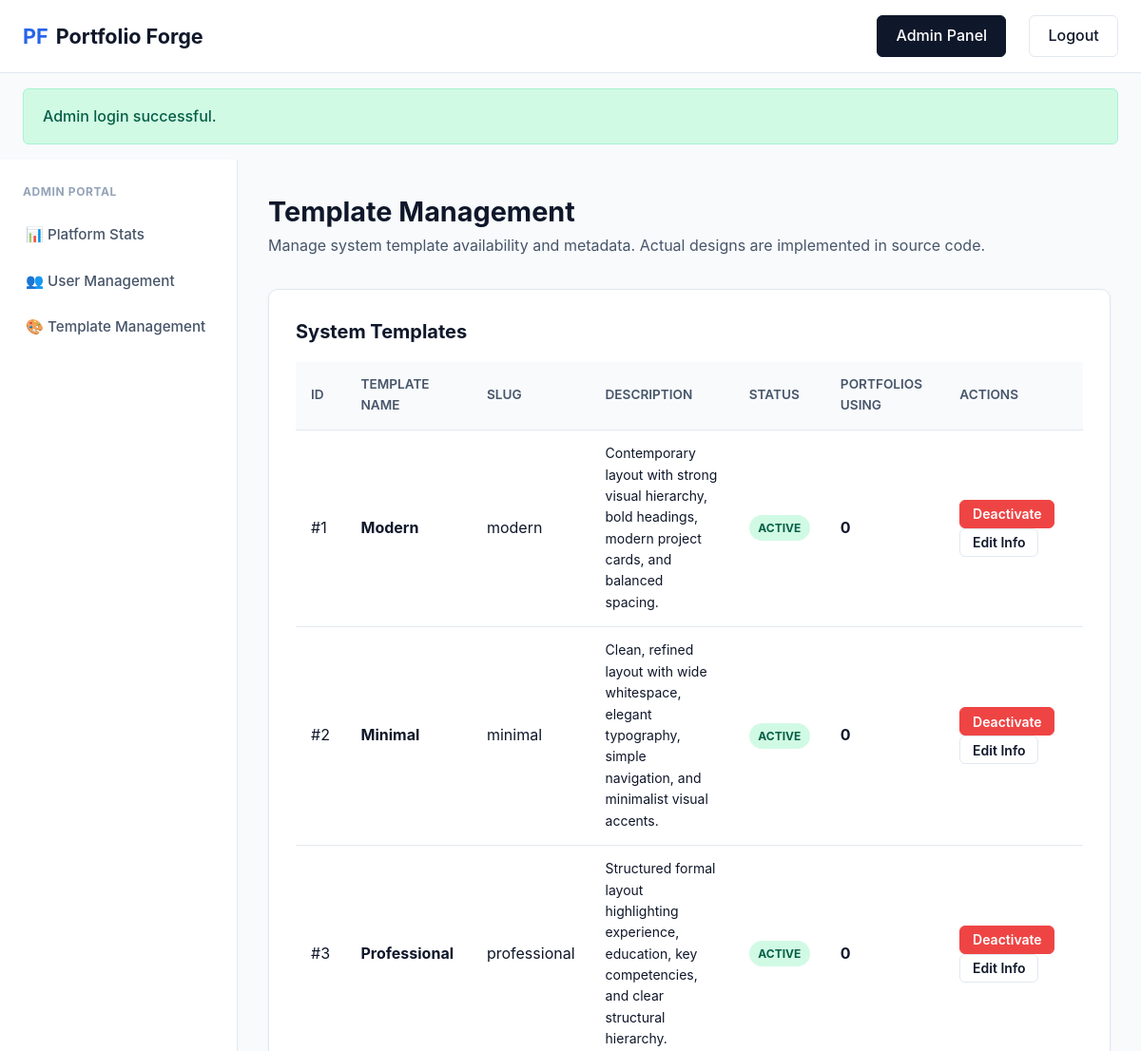
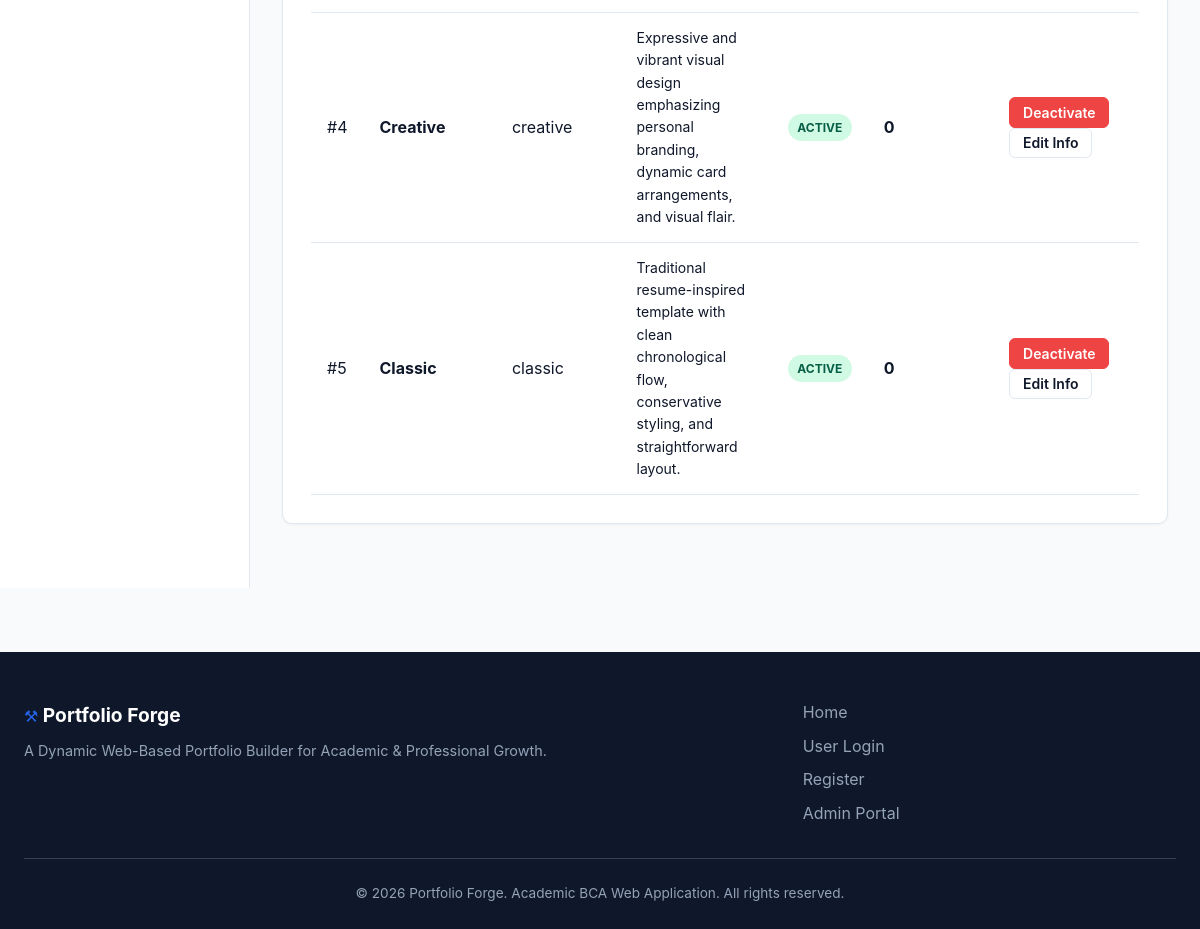
Screenshot of /admin/templates.php (signed in) with the database file from the repository (2 pictures, top to bottom).
### tables this page shows
CREATE TABLE IF NOT EXISTS `templates` (
    `template_id` INT AUTO_INCREMENT PRIMARY KEY,
    `template_name` VARCHAR(50) NOT NULL,
    `slug` VARCHAR(50) NOT NULL UNIQUE,
    `description` TEXT,
    `preview_image` VARCHAR(255) DEFAULT NULL,
    `is_active` TINYINT(1) NOT NULL DEFAULT 1
);

### admin/templates.php (the view, shortened to what this page needs)
<?php
$pdo = getDBConnection();
$stmt = $pdo->query("
    SELECT
        t.*,
        COUNT(p.portfolio_id) AS usage_count
    FROM templates t
    LEFT JOIN portfolios p
        ON t.template_id = p.template_id
    GROUP BY t.template_id
    ORDER BY t.template_id ASC
");
$templatesList = $stmt->fetchAll();
$extraCss = 'dashboard.css';
require_once __DIR__ . '/../includes/header.php';
?>
<div class="dashboard-layout">
    <?php require_once __DIR__ . '/../includes/admin-sidebar.php'; ?>
    <main class="dashboard-content">
        <div class="content-header">
            <div>
                <h1>
                    Template Management
                </h1>
                <p style="color: var(--text-secondary);">
                    Manage system template availability and metadata.
                    Actual designs are implemented in source code.
                </p>
            </div>
        </div>
        <div class="panel-card">
            <h2
                class="panel-title"
                style="margin-bottom: 1rem;"
            >
                System Templates
            </h2>
            <table class="data-table">
                <thead>
                    <tr>
                        <th>ID</th>
                        <th>Template Name</th>
                        <th>Slug</th>
                        <th>Description</th>
                        <th>Status</th>
                        <th>Portfolios Using</th>
                        <th>Actions</th>
                    </tr>
                </thead>
                <tbody>
                <?php foreach ($templatesList as $tpl): ?>
                    <tr>
                        <td>
                            #<?= (int)$tpl['template_id'] ?>
                        </td>
                        <td>
                            <strong>
                                <?= sanitize($tpl['template_name']) ?>
                            </strong>
                        </td>
                        <td>
                            <code>
                                <?= sanitize($tpl['slug']) ?>
                            </code>
                        </td>
                        <td
                            style="
                                max-width: 250px;
                                font-size: 0.875rem;
                            "
                        >
                            <?= sanitize($tpl['description']) ?>
                        </td>
                        <td>
                            <?php if ($tpl['is_active']): ?>
                                <span class="badge badge-success">
                                    Active
                                </span>
                            <?php else: ?>
                                <span class="badge badge-danger">
                                    Inactive
                                </span>
                            <?php endif; ?>
                        </td>
                        <td>
                            <strong>
                                <?= (int)$tpl['usage_count'] ?>
                            </strong>
                        </td>
                        <td>
                            <form
                                action="/PortfolioForge-Clean/admin/templates.php"
                                method="POST"
                                style="display: inline;"
                            >
                                <button
                                    type="submit"
                                    class="nav-btn <?= $tpl['is_active'] ? 'btn-danger' : 'btn-primary' ?> btn-sm"
                                >
                                    <?= $tpl['is_active']
                                        ? 'Deactivate'
                                        : 'Activate'
                                    ?>
                                </button>
                            </form>
                            <button
                                type="button"
                                class="nav-btn btn-outline btn-sm"
                                onclick='openMetaModal(
                                    <?= (int)$tpl["template_id"] ?>,
                                    <?= json_encode($tpl["template_name"]) ?>,
                                    <?= json_encode($tpl["description"]) ?>
                                )'
                            >
                                Edit Info
                            </button>
                        </td>
                    </tr>
                <?php endforeach; ?>
                </tbody>
            </table>
        </div>
    </main>
</div>
<?php require_once __DIR__ . '/../includes/footer.php'; ?>

### includes/header.php (shortened to what this page needs)
<?php
require_once __DIR__ . '/functions.php';
$isAdmin = isset($_SESSION['admin_id']);
$baseUrl = '/PortfolioForge-Clean';
?>
<!DOCTYPE html>
<html lang="en">
<head>
    <link rel="stylesheet" href="<?= $baseUrl ?>/assets/css/style.css">
    <?php if (isset($extraCss)): ?>
        <link rel="stylesheet" href="<?= $baseUrl ?>/assets/css/<?= sanitize($extraCss) ?>">
    <?php endif; ?>
</head>
<body>
    <header class="navbar-header">
        <div class="nav-container">
            <a href="<?= $baseUrl ?>/" class="brand-logo">
                <span class="logo-icon">PF</span> Portfolio Forge
            </a>
            <nav class="main-nav">
                <?php if ($isAdmin): ?>
                    <a href="<?= $baseUrl ?>/admin/dashboard.php"
                        class="nav-btn btn-secondary">
                        Admin Panel
                    </a>
                    <a href="<?= $baseUrl ?>/logout.php" class="nav-btn btn-outline">
                        Logout
                    </a>
                <?php endif; ?>
            </nav>
        </div>
    </header>
    <main class="main-wrapper">
        <div class="flash-messages-container">
            <?php displayFlash(); ?>
        </div>

### includes/functions.php (shortened to what this page needs)
<?php
function sanitize($data) {
    return htmlspecialchars(trim($data ?? ''), ENT_QUOTES, 'UTF-8');
}
function getFlash() {
    if (isset($_SESSION['flash'])) {
        $flash = $_SESSION['flash'];
        return $flash;
    }
    return null;
}
function displayFlash() {
    $flash = getFlash();
    if ($flash) {
        $typeClass = sanitize($flash['type']);
        $msg = sanitize($flash['message']);
        echo "<div class='alert alert-{$typeClass}'>{$msg}</div>";
    }
}

### includes/admin-sidebar.php
<aside class="sidebar">
    <div class="sidebar-heading">Admin Portal</div>
    <ul class="sidebar-menu">
        <li>
            <a href="/PortfolioForge-Clean/admin/dashboard.php">
                📊 Platform Stats
            </a>
        </li>
        <li>
            <a href="/PortfolioForge-Clean/admin/users.php">
                👥 User Management
            </a>
        </li>
        <li>
            <a href="/PortfolioForge-Clean/admin/templates.php">
                🎨 Template Management
            </a>
        </li>
    </ul>
</aside>

### includes/footer.php (shortened to what this page needs)
    </main>
    <footer class="app-footer">
        <div class="footer-container">
            <div class="footer-brand">
                <span class="logo-icon">⚒</span> <strong>Portfolio Forge</strong>
                <p>A Dynamic Web-Based Portfolio Builder for Academic & Professional Growth.</p>
            </div>
            <div class="footer-links">
                <a href="/PortfolioForge-Clean/">Home</a>
                <a href="/PortfolioForge-Clean/login.php">User Login</a>
                <a href="/PortfolioForge-Clean/register.php">Register</a>
                <a href="/PortfolioForge-Clean/admin/login.php">Admin Portal</a>
            </div>
            <div class="footer-copy">
                &copy; <?= date('Y') ?> Portfolio Forge. Academic BCA Web Application. All rights reserved.
            </div>
        </div>
    </footer>
</body>
</html>

### assets/css/style.css (style rules this page uses)
:root { --primary-color: #2563eb; --primary-hover: #1d4ed8; --secondary-color: #0f172a; --accent-color: #3b82f6; --bg-color: #f8fafc; --surface-color: #ffffff; --text-primary: #0f172a; --text-secondary: #475569; --border-color: #e2e8f0; --success-color: #10b981; --danger-color: #ef4444; --warning-color: #f59e0b; --radius-sm: 6px; --radius-md: 10px; --radius-lg: 16px; --shadow-sm: 0 1px 3px rgba(0,0,0,0.05); --shadow-md: 0 4px 6px -1px rgba(0,0,0,0.08), 0 2px 4px -1px rgba(0,0,0,0.04); --shadow-lg: 0 10px 15px -3px rgba(0,0,0,0.1), 0 4px 6px -2px rgba(0,0,0,0.05); }
* { box-sizing: border-box; margin: 0; padding: 0; font-family: -apple-system, BlinkMacSystemFont, "Segoe UI", Roboto, Helvetica, Arial, sans-serif; }
body { background-color: var(--bg-color); color: var(--text-primary); line-height: 1.6; display: flex; flex-direction: column; min-height: 100vh; }
.navbar-header { background-color: var(--surface-color); border-bottom: 1px solid var(--border-color); position: sticky; top: 0; z-index: 1000; }
.nav-container { max-width: 1200px; margin: 0 auto; padding: 1rem 1.5rem; display: flex; justify-content: space-between; align-items: center; }
.brand-logo { font-size: 1.35rem; font-weight: 700; color: var(--secondary-color); text-decoration: none; display: flex; align-items: center; gap: 0.5rem; }
.logo-icon { color: var(--primary-color); }
.main-nav { display: flex; align-items: center; gap: 1.5rem; }
.main-nav a { color: var(--text-secondary); text-decoration: none; font-weight: 500; transition: color 0.2s; }
.nav-btn { padding: 0.5rem 1.2rem; border-radius: var(--radius-sm); font-weight: 600; text-decoration: none; display: inline-block; cursor: pointer; transition: background-color 0.2s, border-color 0.2s; }
.btn-secondary { background-color: var(--secondary-color); color: #ffffff !important; border: 1px solid var(--secondary-color); }
.btn-outline { border: 1px solid var(--border-color); color: var(--text-primary) !important; background-color: transparent; }
.btn-danger { background-color: var(--danger-color); color: #ffffff !important; border: 1px solid var(--danger-color); }
.btn-sm { padding: 0.35rem 0.8rem; font-size: 0.875rem; }
.main-wrapper { flex: 1; width: 100%; }
.flash-messages-container { max-width: 1200px; margin: 1rem auto 0 auto; padding: 0 1.5rem; }
.alert { padding: 1rem 1.25rem; border-radius: var(--radius-sm); margin-bottom: 1rem; font-weight: 500; }
.alert-success { background-color: #d1fae5; color: #065f46; border: 1px solid #a7f3d0; }
.app-footer { background-color: var(--secondary-color); color: #94a3b8; padding: 3rem 1.5rem 1.5rem 1.5rem; margin-top: 4rem; }
.footer-container { max-width: 1200px; margin: 0 auto; display: grid; grid-template-columns: 2fr 1fr; gap: 2rem; align-items: start; }
.footer-brand h8, .footer-brand strong { color: #ffffff; font-size: 1.2rem; }
.footer-brand p { margin-top: 0.5rem; font-size: 0.9rem; }
.footer-links { display: flex; flex-direction: column; gap: 0.5rem; }
.footer-links a { color: #94a3b8; text-decoration: none; }
.footer-copy { grid-column: 1 / -1; border-top: 1px solid #334155; padding-top: 1.5rem; text-align: center; font-size: 0.85rem; }

### rows the page displays
templates: template_id "1", template_name "Modern", slug "modern", description "Contemporary layout with strong visual hierarchy, bold headings, modern project cards, and balanced spacing.", is_active "ACTIVE", usage_count "0"
templates: template_id "2", template_name "Minimal", slug "minimal", description "Clean, refined layout with wide whitespace, elegant typography, simple navigation, and minimalist visual accents.", is_active "ACTIVE", usage_count "0"
templates: template_id "3", template_name "Professional", slug "professional", description "Structured formal layout highlighting experience, education, key competencies, and clear structural hierarchy.", is_active "ACTIVE", usage_count "0"
templates: template_id "4", template_name "Creative", slug "creative", description "Expressive and vibrant visual design emphasizing personal branding, dynamic card arrangements, and visual flair.", is_active "ACTIVE", usage_count "0"
templates: template_id "5", template_name "Classic", slug "classic", description "Traditional resume-inspired template with clean chronological flow, conservative styling, and straightforward layout.", is_active "ACTIVE", usage_count "0"

### other values shown
$msg "Admin login successful."
